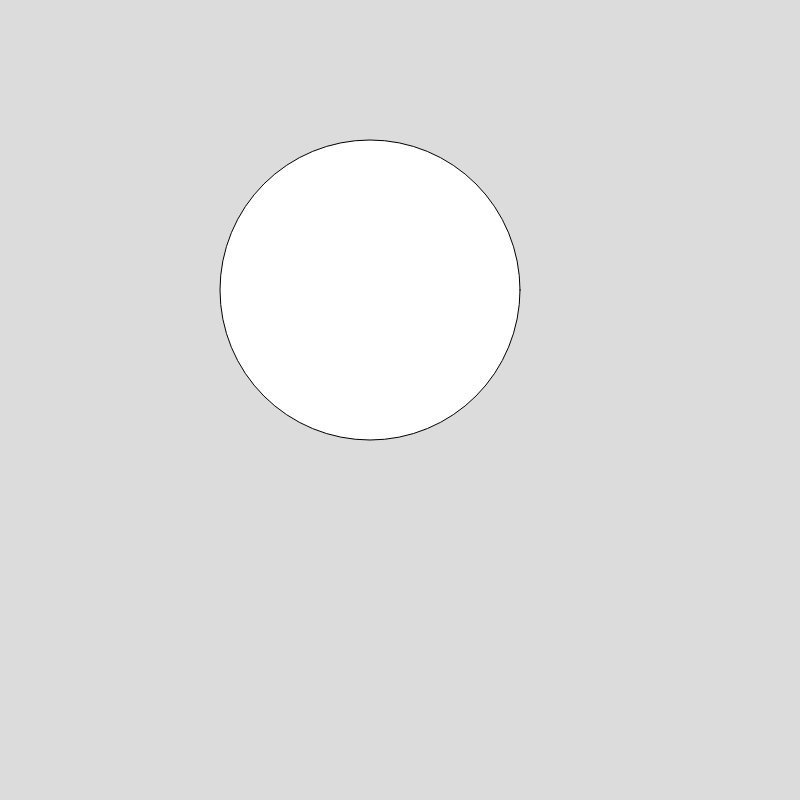
Frame 1 (no input)
Frame 60 (no input): identical to frame 1, image omitted
Frame 120 (the mouse pressed at the canvas centre since frame 60): identical to frame 1, image omitted

The p5.js sketch that drew this single still picture (run headless with seeded random() and noise() and a simulated clock; from frame 60 on, the mouse is pressed at the canvas centre):

// p5.js sketch
// ── sketch.js
function setup() {
  createCanvas(800, 800);
}

function draw() {
  background(220);
  ellipse(370,290,300,300);
}
